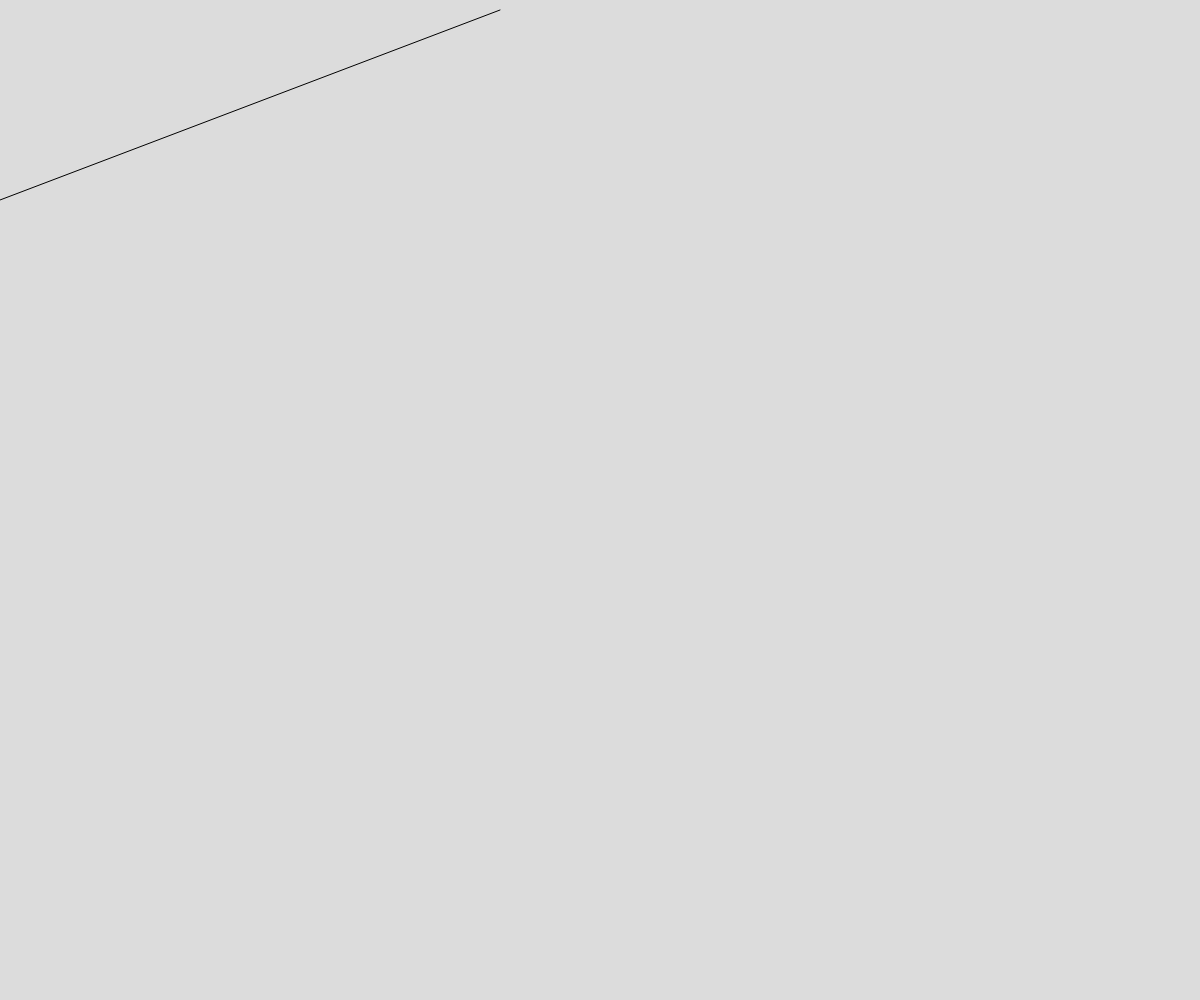
Frame 1 (no input)
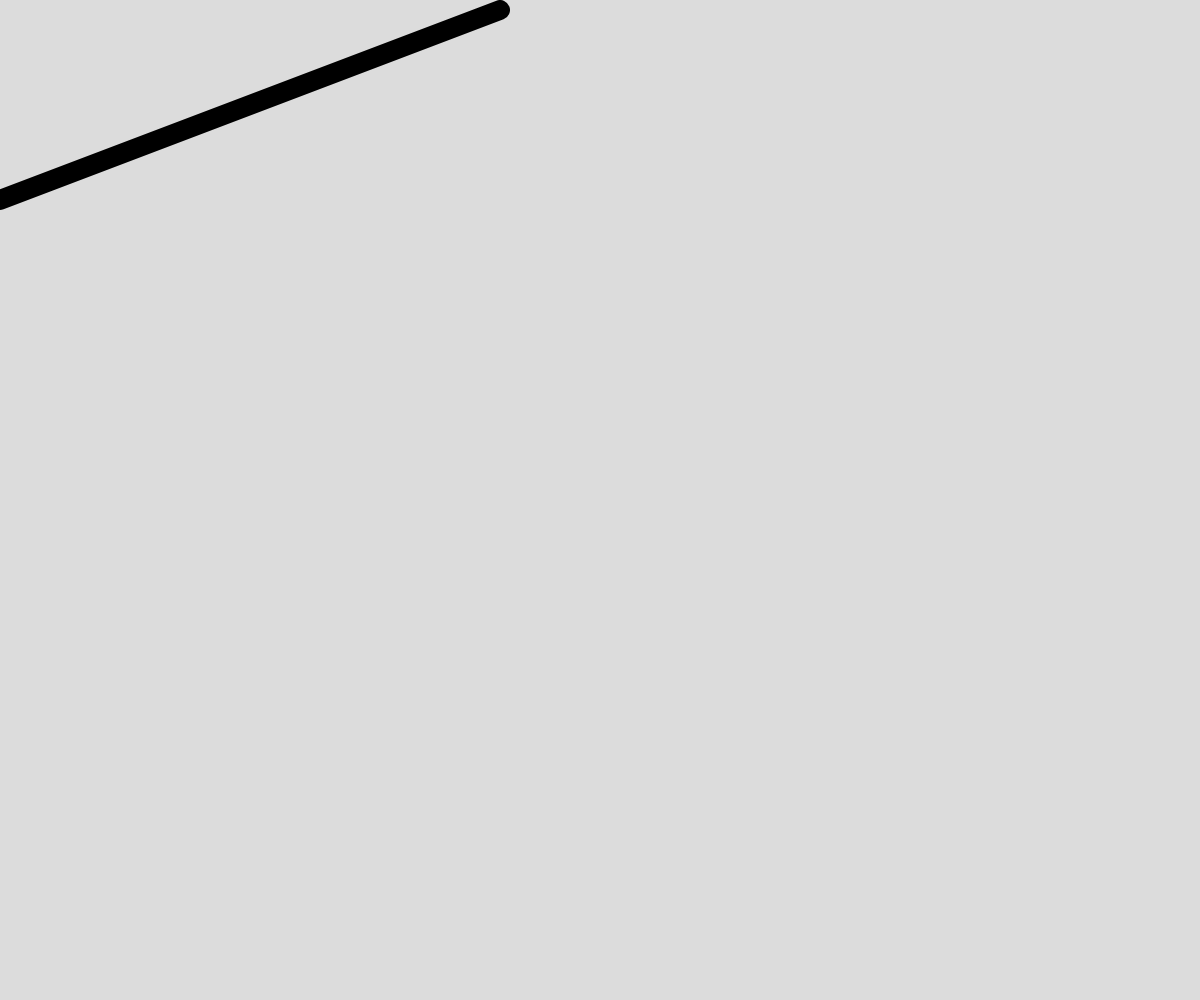
Frame 60 (no input)
Frame 120 (the mouse pressed at the canvas centre since frame 60): identical to frame 60, image omitted

The p5.js sketch that drew these frames (run headless with seeded random() and noise() and a simulated clock; from frame 60 on, the mouse is pressed at the canvas centre):

// p5.js sketch
// ── sketch.js
//Perlin Noise
// Kaveen
// march 11 2024
// using perlin noise to replicate perlin noise


let segmentL = 10;
let colorTime = 0;

function setup() {
  createCanvas(windowWidth, windowHeight);
}

function draw() {
  background(220);
  segLine();

}
function segLine(){
  let x = 0;
 
    let colorValue1 = noise(colorTime);
    colorValue1 = map(colorValue1, 0, 1, 0, 255);


    line(x, 200,height/2, x+segmentL, height);
    x += segmentL;
    strokeWeight(20);
    
  

}
